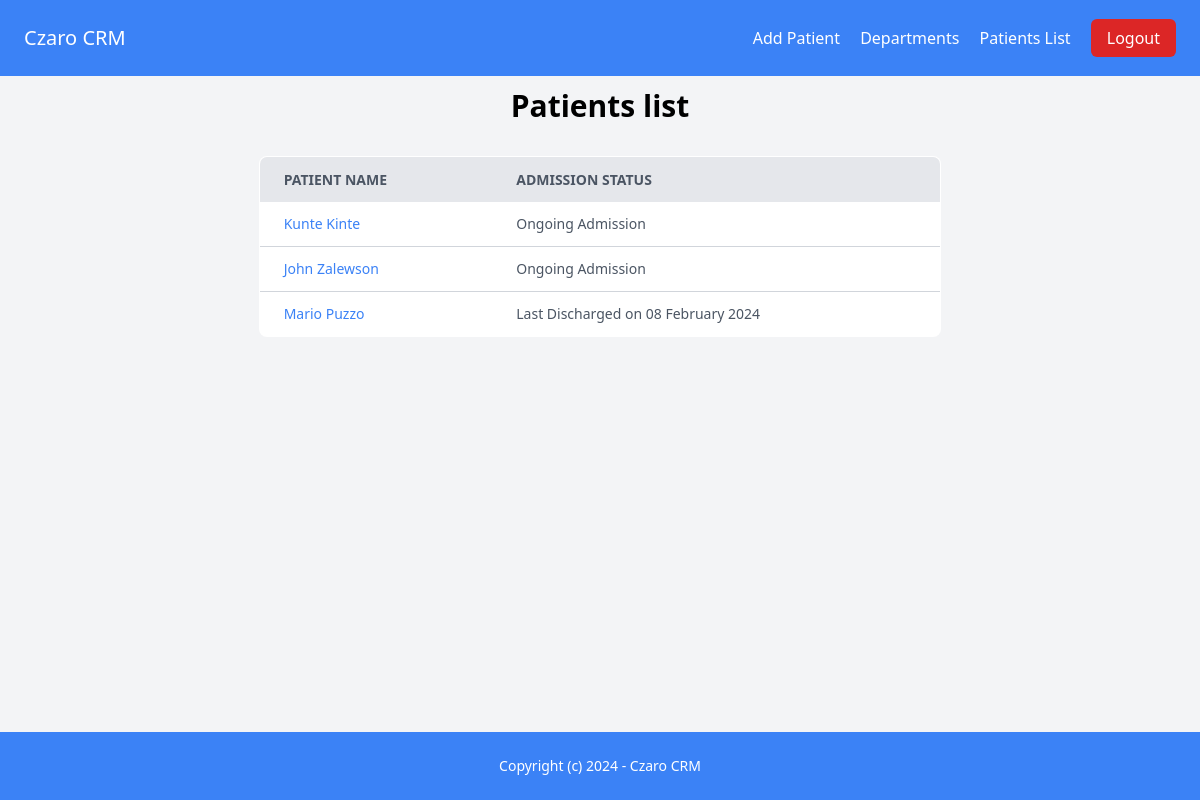
/patient/ (signed in), run on an earlier commit of the app's database.
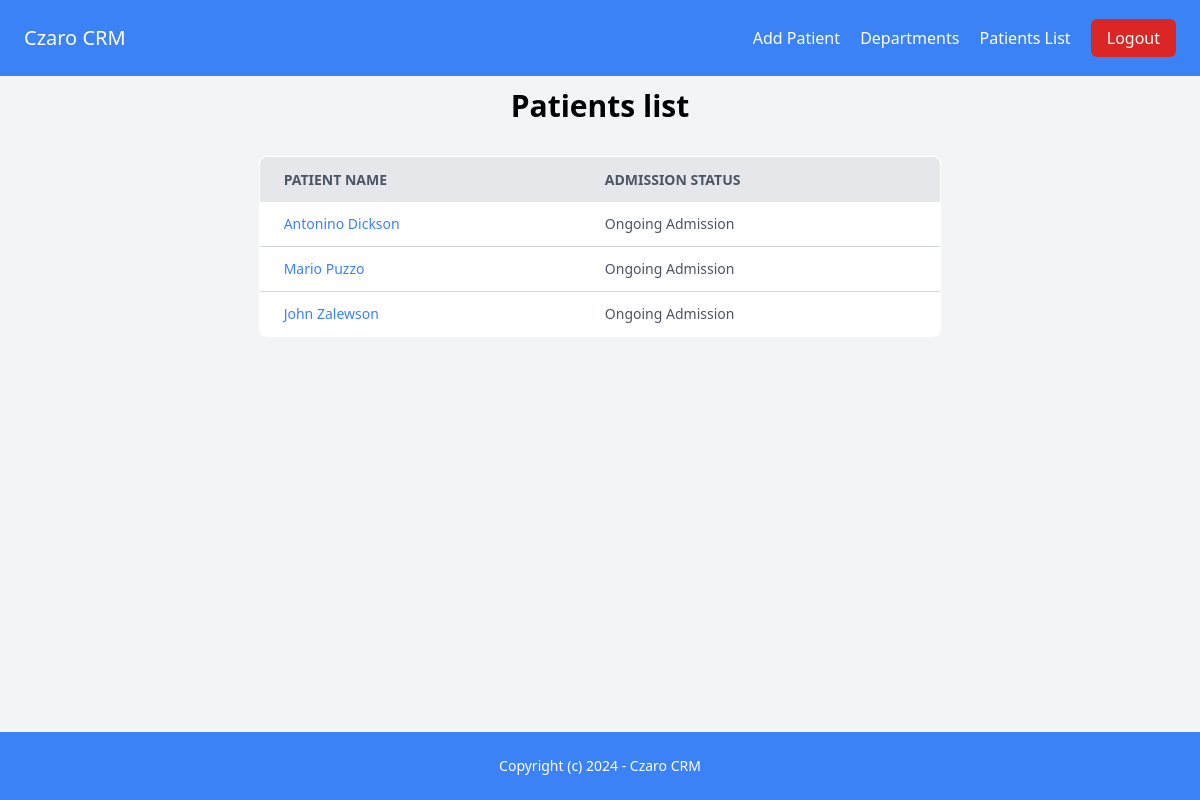
And on a later commit of the database.
### patient/models.py (models this page shows, shortened)
class Patient(models.Model):
    id = models.UUIDField(primary_key=True, default=uuid.uuid4, editable=False)
    first_name = models.CharField(max_length=255)
    last_name = models.CharField(max_length=255)
    date_of_birth = models.DateField()
    contact_number = models.CharField(max_length=15)
    is_insured = models.BooleanField(choices=YES_NO_CHOICES, default=YES)
    insurance = models.CharField(max_length=255)
    country = models.CharField(max_length=255)
    city = models.CharField(max_length=255)
    street = models.CharField(max_length=255)
    zip_code = models.CharField(max_length=255)
    created_by = models.ForeignKey(User, on_delete=models.CASCADE)
    created_at = models.DateTimeField(auto_now_add=True)
    modified_at = models.DateTimeField(auto_now=True, null=True)

### patient/views.py (the view)
# urls.py: path("", views.main, name="index"),
@login_required(login_url="/login/")
def index(request):
    patients = Patient.objects.annotate(
        ongoing_admissions=Exists(
            Hospitalization.objects.filter(patient=OuterRef("pk"), is_discharged=False)
        ),
        discharged_admissions=Count(
            Case(
                When(hospitalizations__is_discharged=True, then=1),
                default=Value(0),
                output_field=IntegerField(),
            )
        ),
        total_admissions=Count("hospitalizations"),
        latest_discharge_date=Max(
            Case(
                When(
                    hospitalizations__is_discharged=True,
                    then="hospitalizations__dicharged_on",
                ),
                default=None,
            )
        ),
    ).order_by(
        F("ongoing_admissions").desc(),
        F("discharged_admissions").desc(),
        F("latest_discharge_date").desc(nulls_last=True),
    )
    context = {
        "patients": patients,
        "title": "Patients list",
    }
    return render(request, "patient_list.html", context)

### templates/patient_list.html
{% extends "base.html" %}
{% block content %}
<div class="container mx-auto mt-16">
    <h1 class="mb-8 text-3xl font-bold text-center">{{ title }}</h1>
    <div class="flex justify-center mt-8">
        <table class="min-w-max w-2/3 bg-white border border-gray-300 rounded-lg overflow-hidden">
            <thead>
                <tr class="bg-gray-200 text-gray-600 uppercase text-sm leading-normal">
                    <th class="py-3 px-6 text-left">Patient Name</th>
                    <th class="py-3 px-6 text-left">Admission Status</th>
                </tr>
            </thead>
            <tbody class="text-gray-600 text-sm font-light">
                {% for patient in patients %}
                    <tr class="border-b border-gray-300 hover:bg-gray-100">
                        <td class="py-3 px-6 text-left whitespace-nowrap">
                            <a href="{% url 'patient:detail' patient.id %}" class="text-blue-500">{{ patient.first_name }} {{ patient.last_name }}</a>
                        </td>
                        <td class="py-3 px-6 text-left">
                            {% if patient.ongoing_admissions > 0 %}
                                Ongoing Admission
                            {% elif patient.discharged_admissions > 0 %}
                                {% if patient.latest_discharge_date %}
                                    Last Discharged on {{ patient.latest_discharge_date|default:"N/A"|date:"d F Y" }}
                                {% else %}
                                    No Hospitalization History
                                {% endif %}
                            {% endif %}
                        </td>
                    </tr>
                {% endfor %}
            </tbody>
        </table>
    </div>
</div>
{% endblock %}

### templates/base.html (shortened to what this page needs)
{% load compress %}
{% load static %}
<!DOCTYPE html>
<html lang="en">
<head>
    {% compress css %}
    <link rel="stylesheet"
        href="{% static 'src/output.css' %}">
    {% endcompress %}
</head>
<body class="flex flex-col min-h-screen bg-gray-100">
    <nav class="fixed top-0 left-0 right-0 p-6 flex items-center justify-between bg-blue-500">
        <p class="text-xl text-white">Czaro CRM</p>
        <div class="space-x-4">
            {% if request.user.is_authenticated %}
                <a href="{% url "patient:create" %}" class="text-white">Add Patient</a>
                <a href="{% url "department:department_list" %}" class="text-white">Departments</a>
                <a href="{% url "patient:index" %}" class="text-white">Patients List</a>
                <a href="{% url 'main:logout' %}" class="py-2 px-4 bg-red-600 rounded-md text-white">Logout</a>
            {% else %}
                <a href="{% url 'main:login' %}" class="py-2 px-4 bg-blue-700 text-white rounded-md">Login</a>
                <a href="{% url 'main:signup' %}" class="py-2 px-4 bg-blue-800 text-white rounded-md">Sign up</a>
            {% endif %}
        </div>
    </nav>
    <main class="p-6 flex-1 mb-4">
        {% block content %}
        {% endblock %}
    </main>
    <footer class="fixed bottom-0 left-0 right-0 p-6 bg-blue-500 text-white">
        <p class="text-sm text-center">Copyright (c) 2024 - Czaro CRM</p>
    </footer>
</body>
</html>

What changed in the data, as far as the page shows it:
removed Patient: first_name "Kunte", last_name "Kinte", shows "Ongoing Admission"
added Patient: first_name "Antonino", last_name "Dickson", shows "Ongoing Admission"
shown differently, row unchanged: Patient "Mario": latest_discharge_date "08 February 2024" → (not shown); text "Last Discharged on" → "Ongoing Admission"; moves up the list
